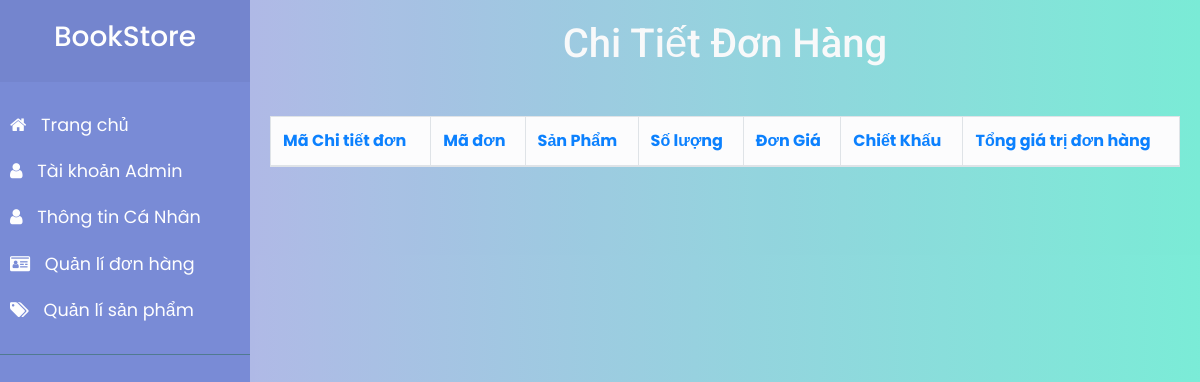
The page /Frontend/Admin/DetailOrder.php?id=48 on the database as committed earlier.
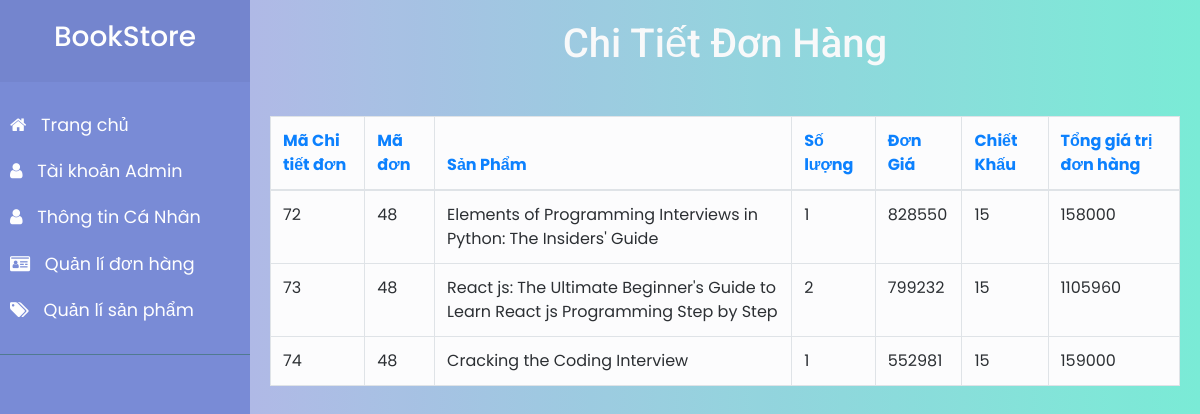
The same page on the database as committed later.
### tables this page shows
CREATE TABLE `chitietdonhang` (
  `MachiTietDH` int(255) NOT NULL,
  `MaDonHang` int(11) NOT NULL,
  `MaSP` longtext NOT NULL,
  `SoLuong` int(11) NOT NULL,
  `DonGia` float NOT NULL,
  `ChietKhau` float NOT NULL,
  `TongTien` float NOT NULL
);

CREATE TABLE `sanpham` (
  `MaSP` varchar(255) NOT NULL,
  `TenSP` text NOT NULL,
  `MaLoaiSP` int(11) NOT NULL,
  `TacGia` text NOT NULL,
  `NXB` text NOT NULL,
  `DonGia` float NOT NULL,
  `MoTa` text NOT NULL,
  `SoLuong` int(11) NOT NULL,
  `SoTrang` int(11) NOT NULL,
  `TrongLuong` text NOT NULL,
  `KichThuoc` text NOT NULL,
  `LoaiBia` text NOT NULL,
  `TrangThai` time NOT NULL,
  `ImagePath` text NOT NULL
);

### Frontend/Admin/DetailOrder.php (the view, shortened to what this page needs)
<!DOCTYPE html>
<html lang="en">
  <head>
    <link
      rel="stylesheet"
      href="https://cdnjs.cloudflare.com/ajax/libs/font-awesome/4.7.0/css/font-awesome.min.css"
    />
    <link rel="stylesheet" href="css/bootstrap.min.css" />
    <link rel="stylesheet" href="css/jquery-ui.min.css" />
    <link rel="stylesheet" href="css/modal.css" />
    <link rel="stylesheet" href="css/style4.css" />
    <link rel="stylesheet" type="text/css" href="css/main.css" />
  </head>
  <body>
    <div class="wrapper">
      <?php
         include("sidebar.php");
      ?>
      <div id="content">
        <h1 class="text-center text-title-Don text-light">
          Chi Tiết Đơn Hàng
        </h1>
        <table class="my-5 table table-bordered table-hover table-light">
                <thead class="text-primary">
                  <tr>
                    <th class="nowrap">
                      <span class="">Mã Chi tiết đơn </span>
                    </th>
                    <th>Mã đơn</th>
                    <th>Sản Phẩm</th>
                    <th>Số lượng </th>
                    <th>Đơn Giá</th>
                    <th>Chiết Khấu</th>
                    <th>Tổng giá trị đơn hàng</th>
                  </tr>
                </thead>
                <tbody id="tableDonHang">
                <?php
            $id = $_GET['id'];
            include("connect.php");
            $lenh = "SELECT c.MachiTietDH,c.MaDonHang,s.TenSP,c.SoLuong,s.DonGia,c.ChietKhau,c.TongTien FROM chitietdonhang as c , sanpham as s where c.MaDonHang = $id AND c.MaSP = s.MaSP ";
            $kq = mysqli_query($conn,$lenh);
            while($row = mysqli_fetch_row($kq))
            {
                echo"
                    <tr key=$row[0] id='item'>
                            <td>$row[0]</td>
                            <td>$row[1]</td>
                            <td>$row[2]</td>
                            <td>$row[3]</td>
                            <td>$row[4]</td>
                            <td>$row[5]</td>
                            <td>$row[6]</td>
                        </tr>
                        ";
            };
        ?>
                </tbody>
              </table>
      </div>
    </div>
  </body>
</html>

Rows that differ between the two databases and show on the page:
added chitietdonhang: MachiTietDH "72", MaDonHang "48", sanpham.TenSP "Elements of Programming Interviews in Python: The Insiders' Guide", SoLuong "1", sanpham.DonGia "828550", ChietKhau "15", TongTien "158000"
added chitietdonhang: MachiTietDH "73", MaDonHang "48", sanpham.TenSP "React js: The Ultimate Beginner's Guide to Learn React js Programming Step by Step", SoLuong "2", sanpham.DonGia "799232", ChietKhau "15", TongTien "1105960"
added chitietdonhang: MachiTietDH "74", MaDonHang "48", sanpham.TenSP "Cracking the Coding Interview", SoLuong "1", sanpham.DonGia "552981", ChietKhau "15", TongTien "159000"
